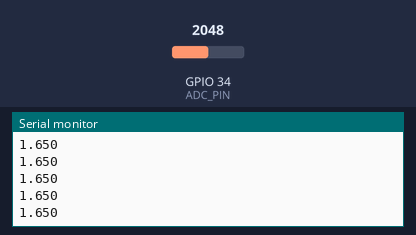
Recording of a sketch running on a simulated ESP32. Parts: the last lines printed to the serial monitor. The inputs (shaded band) are chosen by the test bench; at power-on: GPIO 34 (ADC_PIN) = 2048.

Above: at 1.4 s.
1.5 s: GPIO 34 (ADC_PIN) set to 2866
At 2.6 s:
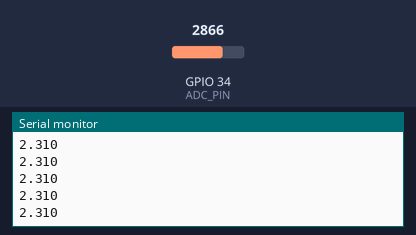
3.0 s: GPIO 34 (ADC_PIN) set to 3603
At 4.1 s:
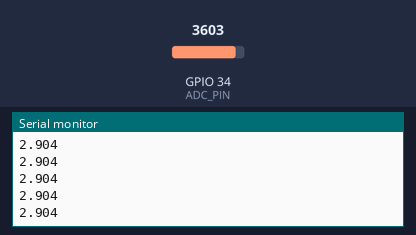
Timing chart, 0 to 5.6 s (numbered marks = the images above; inputs shaded):
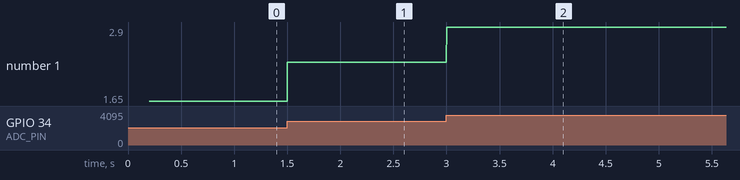

Measured:
- after the input at 1.5 s, the serial monitor: prints a new line at once (image 1)
- after the input at 3.0 s, the serial monitor: prints a new line at once (image 2)
- plotted number 1: 1.65 → 2.31 after the input at 1.5 s, 2.31 → 2.9 after the input at 3.0 s

The sketch:

LecturaGeneradorSenales.ino
```cpp
#define ADC_PIN 34
const float VREF = 3.3;

void setup() {
  Serial.begin(115200);
  delay(200);

  // Mejora el rango del ADC para señales hasta ~3.3V
  analogSetPinAttenuation(ADC_PIN, ADC_11db);
}

void loop() {
  int raw = analogRead(ADC_PIN);        // 0..4095
  float v = (raw / 4095.0) * VREF;      // voltaje aproximado

  // Para Serial Plotter: enviar solo números
  Serial.println(v, 3);

  delay(2); // muestreo rápido
}
```
